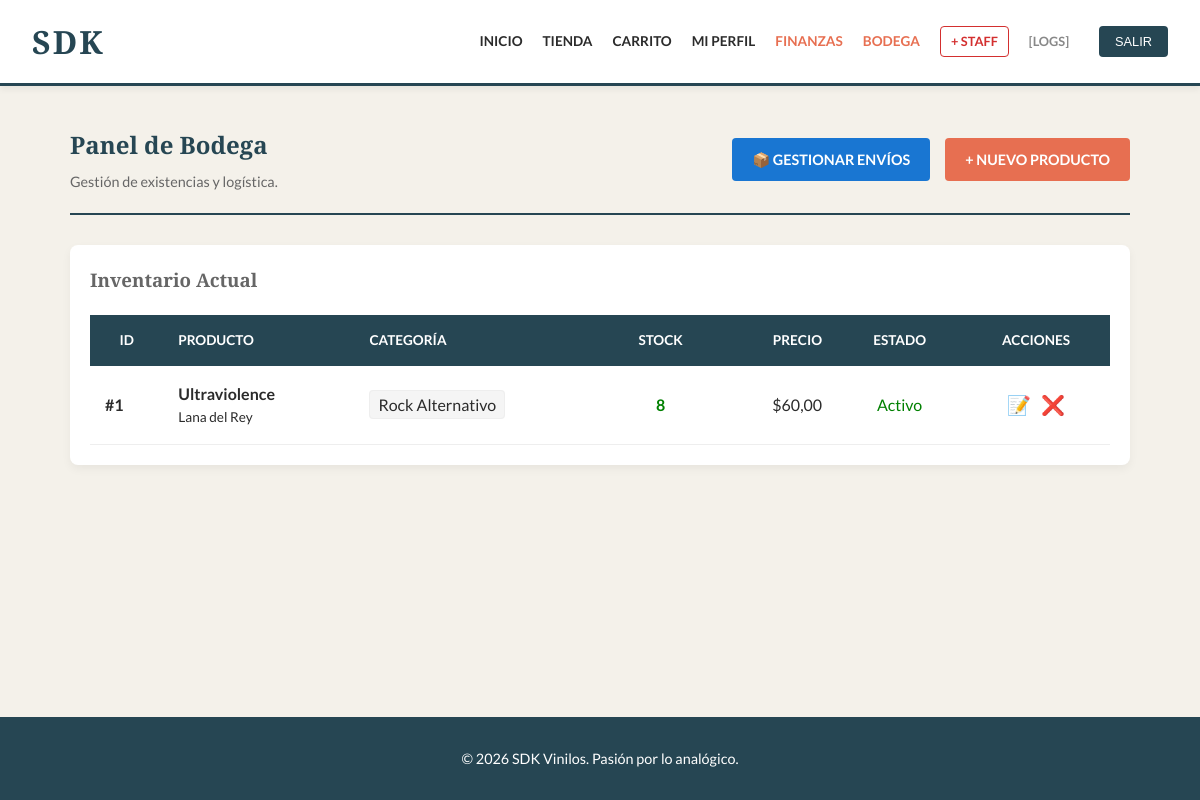
The app's page /inventario/ (signed in), older data.
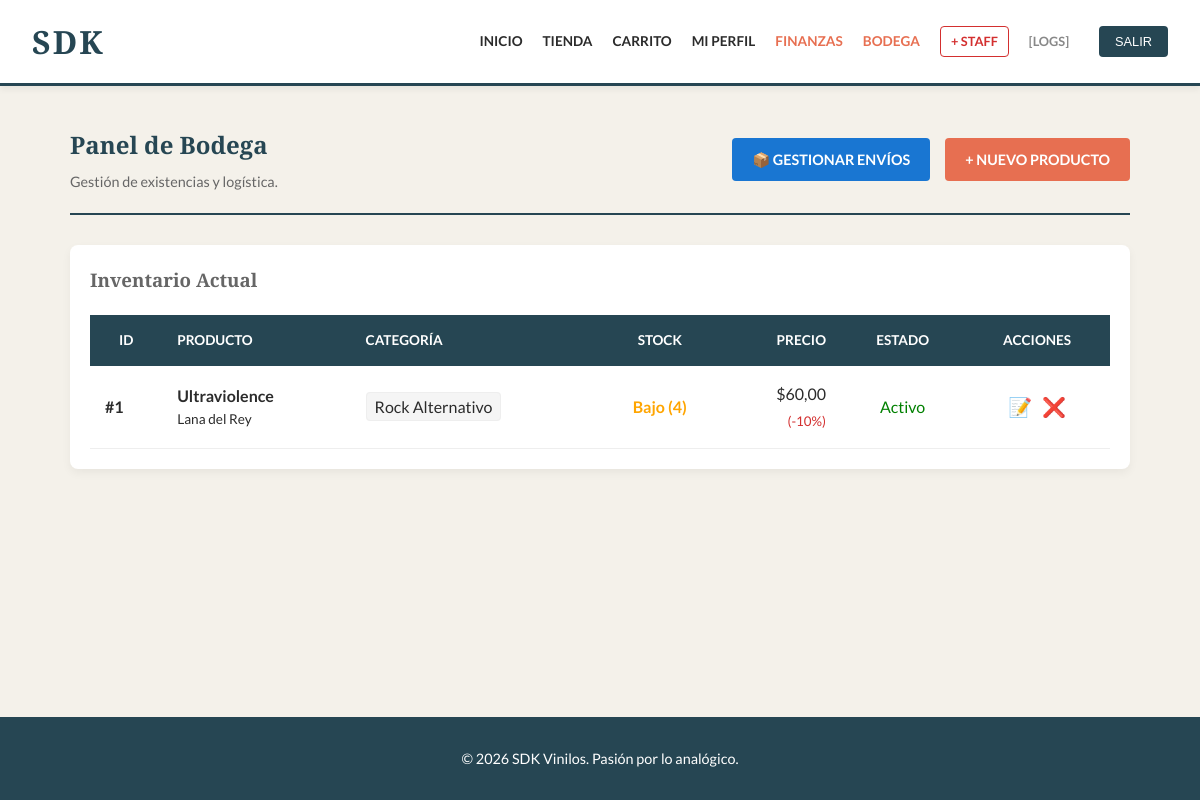
The same page, newer data.
### tienda/models.py (models this page shows, shortened)
class ViniloMusical(models.Model):
    tituloDisco = models.CharField(max_length=200)
    artistaPrincipal = models.CharField(max_length=200)
    precioUnitario = models.DecimalField(max_digits=10, decimal_places=2)
    stockDisponible = models.IntegerField(default=0)
    porcentajeDescuento = models.IntegerField(default=0, verbose_name="Descuento (%)", help_text="0 para precio normal")
    activo = models.BooleanField(default=True, verbose_name="¿Activo en Tienda?")
    imagenPortada = models.ImageField(upload_to='portadas/', blank=True, null=True)
    imagenUrl = models.URLField(max_length=500, blank=True, null=True, verbose_name="URL de Imagen (Opcional)")
    categoria = models.CharField(max_length=100, verbose_name="Género Musical")
    esNuevo = models.BooleanField(default=True)
    aceptaDevolucion = models.BooleanField(default=True)

### tienda/views.py (the view)
# urls.py: path('inventario/', views.reporteInventario, name='inventario'),
@user_passes_test(esBodeguero)
def reporteInventario(request):
    inventario = ViniloMusical.objects.all()
    return render(request, 'tienda/reporte_inventario.html', {'inventario': inventario})

### tienda/templatetags/roles.py (called while the page is built)
@register.filter(name='tiene_rol')
def tiene_rol(user, nombre_grupo):
    if user.is_superuser:
        return True
    return user.groups.filter(name=nombre_grupo).exists()

### tienda/views.py (called while the page is built)
def esBodeguero(user): return user.is_superuser or user.groups.filter(name='Bodega').exists()

### tienda/templates/tienda/reporte_inventario.html (shortened to what the changed rows need)
{% extends 'tienda/base.html' %}
{% block content %}
<div style="display: flex; justify-content: space-between; align-items: center; margin-bottom: 30px; border-bottom: 2px solid var(--secundario); padding-bottom: 20px;">
    <div>
        <h2 style="margin: 0; color: var(--secundario);">Panel de Bodega</h2>
    </div>
</div>
<div style="background: #fff; padding: 20px; border-radius: 8px; box-shadow: 0 4px 10px rgba(0,0,0,0.05); overflow-x: auto;">
    <table style="width: 100%; border-collapse: collapse; min-width: 800px;">
        <thead>
            <tr style="background: var(--secundario); color: #fff; text-transform: uppercase; font-size: 0.85rem;">
                <th style="padding: 15px;">ID</th>
                <th style="padding: 15px; text-align: left;">Producto</th>
                <th style="padding: 15px; text-align: left;">Categoría</th>
                <th style="padding: 15px; text-align: center;">Stock</th>
                <th style="padding: 15px; text-align: right;">Precio</th>
                <th style="padding: 15px; text-align: center;">Estado</th>
                <th style="padding: 15px; text-align: center;">Acciones</th>
            </tr>
        </thead>
        <tbody>
            {% for item in inventario %}
            <tr style="border-bottom: 1px solid #eee; {% if not item.activo %}background-color: #ffebee; color: #888;{% endif %}">
                <td style="padding: 15px; font-weight: bold;">#{{ item.id }}</td>
                <td style="padding: 15px;">
                    <div style="font-weight: bold; font-size: 1rem;">
                        {{ item.tituloDisco }}
                    </div>
                    <div style="font-size: 0.85rem;">
                        {{ item.artistaPrincipal }}
                    </div>
                </td>
                <td style="padding: 15px;">
                    <span style="background: #f5f5f5; padding: 4px 8px; border-radius: 4px; border: 1px solid #eee;">
                        {{ item.categoria }}
                    </span>
                </td>
                <td style="padding: 15px; text-align: center;">
                    {% if item.stockDisponible == 0 %}
                        <span style="color: red; font-weight: bold;">AGOTADO</span>
                    {% elif item.stockDisponible < 5 %}
                        <span style="color: orange; font-weight: bold;">Bajo ({{ item.stockDisponible }})</span>
                    {% else %}
                        <span style="color: green; font-weight: bold;">{{ item.stockDisponible }}</span>
                    {% endif %}
                </td>
                <td style="padding: 15px; text-align: right;">
                    ${{ item.precioUnitario }}
                    {% if item.porcentajeDescuento > 0 %}
                        <br><small style="color: #d32f2f;">(-{{ item.porcentajeDescuento }}%)</small>
                    {% endif %}
                </td>
                <td style="padding: 15px; text-align: center;">
                    {% if item.activo %}
                        <span style="color: green;">Activo</span>
                    {% else %}
                        <span style="background: #ffcdd2; color: #c62828; padding: 4px 8px; border-radius: 4px; font-weight: bold; font-size: 0.8rem;">
                            BAJA
                        </span>
                    {% endif %}
                </td>
                <td style="padding: 15px; text-align: center;">
                    <div style="display: flex; gap: 10px; justify-content: center;">
                        <a href="{% url 'editar_producto' item.id %}" title="Editar" style="text-decoration: none; font-size: 1.2rem;">
                            📝
                        </a>
                        {% if item.activo %}
                            <a href="{% url 'eliminar_producto' item.id %}"
                               title="Dar de baja"
                               style="text-decoration: none; font-size: 1.2rem;"
                               onclick="return confirm('¿Dar de baja a este producto?');">
                                ❌
                            </a>
                        {% else %}
                            <a href="{% url 'reactivar_producto' item.id %}"
                               title="Reactivar"
                               style="text-decoration: none; font-size: 1.2rem;">
                                🔄
                            </a>
                        {% endif %}
                    </div>
                </td>
            </tr>
            {% empty %}
            <tr>
                <td colspan="7" style="padding: 40px; text-align: center; color: #999;">
                    No hay productos en inventario.
                </td>
            </tr>
            {% endfor %}
        </tbody>
    </table>
</div>
{% endblock %}

Row changes from the older to the newer data that the page shows:
changed ViniloMusical "Ultraviolence": porcentajeDescuento (not shown) → "10"; stockDisponible "8" → "4"
